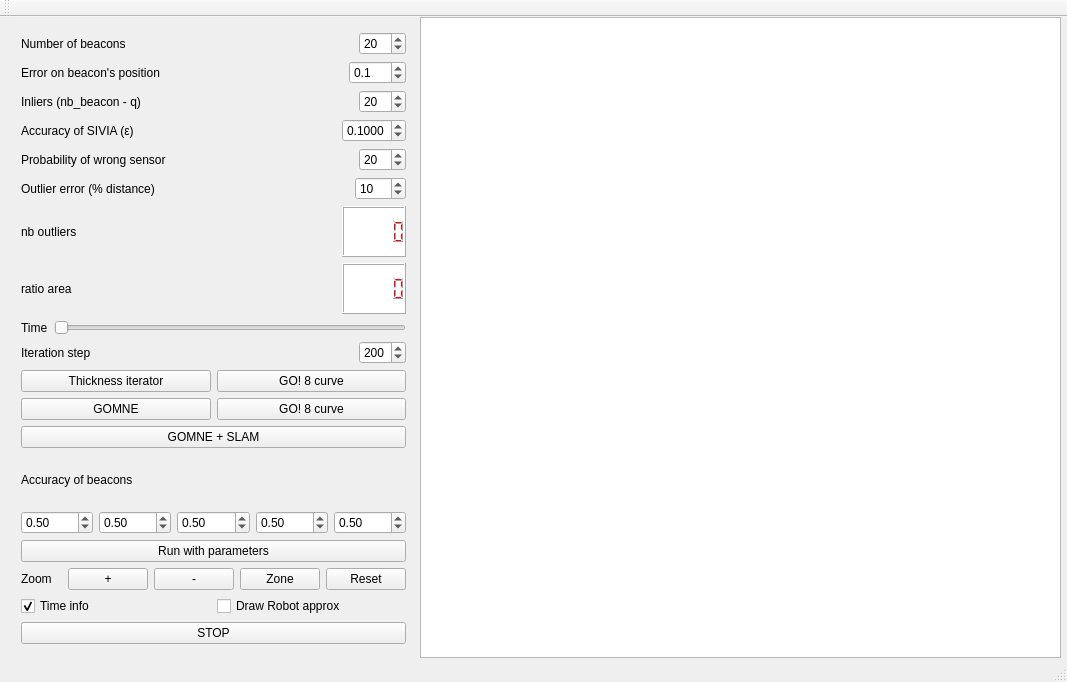
<?xml version="1.0" encoding="UTF-8"?>
<ui version="4.0">
 <class>MainWindow</class>
 <widget class="QMainWindow" name="MainWindow">
  <property name="geometry">
   <rect>
    <x>0</x>
    <y>0</y>
    <width>1067</width>
    <height>682</height>
   </rect>
  </property>
  <property name="windowTitle">
   <string>MainWindow</string>
  </property>
  <widget class="QWidget" name="centralWidget">
   <widget class="QWidget" name="verticalLayoutWidget">
    <property name="geometry">
     <rect>
      <x>10</x>
      <y>4</y>
      <width>407</width>
      <height>634</height>
     </rect>
    </property>
    <layout class="QVBoxLayout" name="verticalLayout">
     <property name="spacing">
      <number>6</number>
     </property>
     <item>
      <layout class="QHBoxLayout" name="horizontalLayout_2">
       <item>
        <widget class="QLabel" name="label_Epsilon_7">
         <property name="text">
          <string>Number of beacons</string>
         </property>
        </widget>
       </item>
       <item>
        <spacer name="horizontalSpacer_4">
         <property name="orientation">
          <enum>Qt::Horizontal</enum>
         </property>
         <property name="sizeHint" stdset="0">
          <size>
           <width>40</width>
           <height>20</height>
          </size>
         </property>
        </spacer>
       </item>
       <item>
        <widget class="QSpinBox" name="BeaconSpinBox">
         <property name="minimum">
          <number>2</number>
         </property>
         <property name="maximum">
          <number>100</number>
         </property>
         <property name="value">
          <number>20</number>
         </property>
        </widget>
       </item>
      </layout>
     </item>
     <item>
      <layout class="QHBoxLayout" name="horizontalLayout_14">
       <item>
        <widget class="QLabel" name="label_Epsilon_11">
         <property name="text">
          <string>Error on beacon's position</string>
         </property>
        </widget>
       </item>
       <item>
        <spacer name="horizontalSpacer_8">
         <property name="orientation">
          <enum>Qt::Horizontal</enum>
         </property>
         <property name="sizeHint" stdset="0">
          <size>
           <width>40</width>
           <height>20</height>
          </size>
         </property>
        </spacer>
       </item>
       <item>
        <widget class="QDoubleSpinBox" name="BeaconPosSpinBox">
         <property name="locale">
          <locale language="English" country="UnitedStates"/>
         </property>
         <property name="decimals">
          <number>1</number>
         </property>
         <property name="minimum">
          <double>0.000000000000000</double>
         </property>
         <property name="maximum">
          <double>100.000000000000000</double>
         </property>
         <property name="singleStep">
          <double>0.100000000000000</double>
         </property>
         <property name="value">
          <double>0.100000000000000</double>
         </property>
        </widget>
       </item>
      </layout>
     </item>
     <item>
      <layout class="QHBoxLayout" name="horizontalLayout_5">
       <item>
        <widget class="QLabel" name="label_Epsilon_2">
         <property name="text">
          <string>Inliers (nb_beacon - q)</string>
         </property>
        </widget>
       </item>
       <item>
        <spacer name="horizontalSpacer">
         <property name="orientation">
          <enum>Qt::Horizontal</enum>
         </property>
         <property name="sizeHint" stdset="0">
          <size>
           <width>40</width>
           <height>20</height>
          </size>
         </property>
        </spacer>
       </item>
       <item>
        <widget class="QSpinBox" name="InterSpinBox">
         <property name="minimum">
          <number>1</number>
         </property>
         <property name="maximum">
          <number>100</number>
         </property>
         <property name="value">
          <number>20</number>
         </property>
        </widget>
       </item>
      </layout>
     </item>
     <item>
      <layout class="QHBoxLayout" name="horizontalLayout_6">
       <item>
        <widget class="QLabel" name="label_Epsilon">
         <property name="text">
          <string>Accuracy of SIVIA (ε)</string>
         </property>
        </widget>
       </item>
       <item>
        <spacer name="horizontalSpacer_2">
         <property name="orientation">
          <enum>Qt::Horizontal</enum>
         </property>
         <property name="sizeHint" stdset="0">
          <size>
           <width>40</width>
           <height>20</height>
          </size>
         </property>
        </spacer>
       </item>
       <item>
        <widget class="QDoubleSpinBox" name="EpsilonSpinBox">
         <property name="locale">
          <locale language="English" country="UnitedStates"/>
         </property>
         <property name="decimals">
          <number>4</number>
         </property>
         <property name="minimum">
          <double>0.010000000000000</double>
         </property>
         <property name="maximum">
          <double>1.000000000000000</double>
         </property>
         <property name="singleStep">
          <double>0.010000000000000</double>
         </property>
         <property name="value">
          <double>0.100000000000000</double>
         </property>
        </widget>
       </item>
      </layout>
     </item>
     <item>
      <layout class="QHBoxLayout" name="horizontalLayout_11">
       <item>
        <widget class="QLabel" name="label_Epsilon_9">
         <property name="text">
          <string>Probability of wrong sensor</string>
         </property>
        </widget>
       </item>
       <item>
        <spacer name="horizontalSpacer_6">
         <property name="orientation">
          <enum>Qt::Horizontal</enum>
         </property>
         <property name="sizeHint" stdset="0">
          <size>
           <width>40</width>
           <height>20</height>
          </size>
         </property>
        </spacer>
       </item>
       <item>
        <widget class="QDoubleSpinBox" name="probsensorisfalseSpinBox">
         <property name="locale">
          <locale language="English" country="UnitedStates"/>
         </property>
         <property name="decimals">
          <number>0</number>
         </property>
         <property name="minimum">
          <double>0.000000000000000</double>
         </property>
         <property name="maximum">
          <double>100.000000000000000</double>
         </property>
         <property name="singleStep">
          <double>1.000000000000000</double>
         </property>
         <property name="value">
          <double>20.000000000000000</double>
         </property>
        </widget>
       </item>
      </layout>
     </item>
     <item>
      <layout class="QHBoxLayout" name="horizontalLayout_10">
       <item>
        <widget class="QLabel" name="label_Epsilon_6">
         <property name="text">
          <string>Outlier error (% distance)</string>
         </property>
        </widget>
       </item>
       <item>
        <spacer name="horizontalSpacer_3">
         <property name="orientation">
          <enum>Qt::Horizontal</enum>
         </property>
         <property name="sizeHint" stdset="0">
          <size>
           <width>40</width>
           <height>20</height>
          </size>
         </property>
        </spacer>
       </item>
       <item>
        <widget class="QDoubleSpinBox" name="errorOutlierSpinBox">
         <property name="locale">
          <locale language="English" country="UnitedStates"/>
         </property>
         <property name="decimals">
          <number>0</number>
         </property>
         <property name="minimum">
          <double>-100.000000000000000</double>
         </property>
         <property name="maximum">
          <double>100.000000000000000</double>
         </property>
         <property name="singleStep">
          <double>1.000000000000000</double>
         </property>
         <property name="value">
          <double>10.000000000000000</double>
         </property>
        </widget>
       </item>
      </layout>
     </item>
     <item>
      <layout class="QHBoxLayout" name="horizontalLayout_9">
       <item>
        <widget class="QLabel" name="label_Epsilon_8">
         <property name="text">
          <string>nb outliers</string>
         </property>
        </widget>
       </item>
       <item>
        <spacer name="horizontalSpacer_5">
         <property name="orientation">
          <enum>Qt::Horizontal</enum>
         </property>
         <property name="sizeHint" stdset="0">
          <size>
           <width>40</width>
           <height>20</height>
          </size>
         </property>
        </spacer>
       </item>
       <item>
        <widget class="QLCDNumber" name="nbOutlierlcd">
         <property name="styleSheet">
          <string notr="true">QLCDNumber{
    color: rgb(255, 0, 0);    
    background-color: rgb(255, 255, 255);
}</string>
         </property>
         <property name="smallDecimalPoint">
          <bool>false</bool>
         </property>
        </widget>
       </item>
      </layout>
     </item>
     <item>
      <layout class="QHBoxLayout" name="horizontalLayout_15">
       <item>
        <widget class="QLabel" name="label_Epsilon_12">
         <property name="text">
          <string>ratio area</string>
         </property>
        </widget>
       </item>
       <item>
        <spacer name="horizontalSpacer_9">
         <property name="orientation">
          <enum>Qt::Horizontal</enum>
         </property>
         <property name="sizeHint" stdset="0">
          <size>
           <width>40</width>
           <height>20</height>
          </size>
         </property>
        </spacer>
       </item>
       <item>
        <widget class="QLCDNumber" name="ratio_area_lcd">
         <property name="styleSheet">
          <string notr="true">QLCDNumber{
    color: rgb(255, 0, 0);    
    background-color: rgb(255, 255, 255);
}</string>
         </property>
         <property name="smallDecimalPoint">
          <bool>false</bool>
         </property>
        </widget>
       </item>
      </layout>
     </item>
     <item>
      <layout class="QHBoxLayout" name="horizontalLayout_8">
       <item>
        <widget class="QLabel" name="label_Epsilon_5">
         <property name="text">
          <string>Time</string>
         </property>
        </widget>
       </item>
       <item>
        <widget class="QSlider" name="TSlider">
         <property name="maximum">
          <number>6500</number>
         </property>
         <property name="singleStep">
          <number>100</number>
         </property>
         <property name="orientation">
          <enum>Qt::Horizontal</enum>
         </property>
        </widget>
       </item>
      </layout>
     </item>
     <item>
      <layout class="QHBoxLayout" name="horizontalLayout_13">
       <item>
        <widget class="QLabel" name="label_Epsilon_10">
         <property name="text">
          <string>Iteration step</string>
         </property>
        </widget>
       </item>
       <item>
        <spacer name="horizontalSpacer_7">
         <property name="orientation">
          <enum>Qt::Horizontal</enum>
         </property>
         <property name="sizeHint" stdset="0">
          <size>
           <width>40</width>
           <height>20</height>
          </size>
         </property>
        </spacer>
       </item>
       <item>
        <widget class="QDoubleSpinBox" name="step_SpinBox">
         <property name="locale">
          <locale language="English" country="UnitedStates"/>
         </property>
         <property name="decimals">
          <number>0</number>
         </property>
         <property name="minimum">
          <double>0.000000000000000</double>
         </property>
         <property name="maximum">
          <double>500.000000000000000</double>
         </property>
         <property name="singleStep">
          <double>1.000000000000000</double>
         </property>
         <property name="value">
          <double>200.000000000000000</double>
         </property>
        </widget>
       </item>
      </layout>
     </item>
     <item>
      <layout class="QHBoxLayout" name="horizontalLayout_4">
       <item>
        <layout class="QVBoxLayout" name="verticalLayout_2">
         <item>
          <widget class="QPushButton" name="ButtonFindSol">
           <property name="text">
            <string>Thickness iterator</string>
           </property>
          </widget>
         </item>
         <item>
          <widget class="QPushButton" name="ButtonGOMNE">
           <property name="text">
            <string>GOMNE</string>
           </property>
          </widget>
         </item>
        </layout>
       </item>
       <item>
        <layout class="QVBoxLayout" name="verticalLayout_3">
         <item>
          <widget class="QPushButton" name="Tplot">
           <property name="text">
            <string>GO! 8 curve</string>
           </property>
          </widget>
         </item>
         <item>
          <widget class="QPushButton" name="Tplot_2">
           <property name="text">
            <string>GO! 8 curve</string>
           </property>
          </widget>
         </item>
        </layout>
       </item>
      </layout>
     </item>
     <item>
      <widget class="QPushButton" name="ButtonGOMNE_SLAM">
       <property name="text">
        <string>GOMNE + SLAM</string>
       </property>
      </widget>
     </item>
     <item>
      <layout class="QHBoxLayout" name="horizontalLayout_7">
       <item>
        <widget class="QLabel" name="label_Epsilon_3">
         <property name="text">
          <string>Accuracy of beacons</string>
         </property>
        </widget>
       </item>
      </layout>
     </item>
     <item>
      <layout class="QHBoxLayout" name="horizontalLayout">
       <item>
        <widget class="QDoubleSpinBox" name="ErrSpinBox_1">
         <property name="locale">
          <locale language="English" country="UnitedStates"/>
         </property>
         <property name="decimals">
          <number>2</number>
         </property>
         <property name="minimum">
          <double>0.000000000000000</double>
         </property>
         <property name="maximum">
          <double>10.000000000000000</double>
         </property>
         <property name="singleStep">
          <double>0.050000000000000</double>
         </property>
         <property name="value">
          <double>0.500000000000000</double>
         </property>
        </widget>
       </item>
       <item>
        <widget class="QDoubleSpinBox" name="ErrSpinBox_2">
         <property name="locale">
          <locale language="English" country="UnitedStates"/>
         </property>
         <property name="decimals">
          <number>2</number>
         </property>
         <property name="minimum">
          <double>0.000000000000000</double>
         </property>
         <property name="maximum">
          <double>10.000000000000000</double>
         </property>
         <property name="singleStep">
          <double>0.050000000000000</double>
         </property>
         <property name="value">
          <double>0.500000000000000</double>
         </property>
        </widget>
       </item>
       <item>
        <widget class="QDoubleSpinBox" name="ErrSpinBox_3">
         <property name="locale">
          <locale language="English" country="UnitedStates"/>
         </property>
         <property name="decimals">
          <number>2</number>
         </property>
         <property name="minimum">
          <double>0.000000000000000</double>
         </property>
         <property name="maximum">
          <double>10.000000000000000</double>
         </property>
         <property name="singleStep">
          <double>0.050000000000000</double>
         </property>
         <property name="value">
          <double>0.500000000000000</double>
         </property>
        </widget>
       </item>
       <item>
        <widget class="QDoubleSpinBox" name="ErrSpinBox_4">
         <property name="locale">
          <locale language="English" country="UnitedStates"/>
         </property>
         <property name="decimals">
          <number>2</number>
         </property>
         <property name="minimum">
          <double>0.000000000000000</double>
         </property>
         <property name="maximum">
          <double>10.000000000000000</double>
         </property>
         <property name="singleStep">
          <double>0.050000000000000</double>
         </property>
         <property name="value">
          <double>0.500000000000000</double>
         </property>
        </widget>
       </item>
       <item>
        <widget class="QDoubleSpinBox" name="ErrSpinBox_5">
         <property name="locale">
          <locale language="English" country="UnitedStates"/>
         </property>
         <property name="decimals">
          <number>2</number>
         </property>
         <property name="minimum">
          <double>0.000000000000000</double>
         </property>
         <property name="maximum">
          <double>10.000000000000000</double>
         </property>
         <property name="singleStep">
          <double>0.050000000000000</double>
         </property>
         <property name="value">
          <double>0.500000000000000</double>
         </property>
        </widget>
       </item>
      </layout>
     </item>
     <item>
      <widget class="QPushButton" name="ButtonStartParam">
       <property name="text">
        <string>Run with parameters</string>
       </property>
      </widget>
     </item>
     <item>
      <layout class="QHBoxLayout" name="horizontalLayout_3">
       <item>
        <widget class="QLabel" name="label_Epsilon_4">
         <property name="text">
          <string>Zoom</string>
         </property>
        </widget>
       </item>
       <item>
        <widget class="QPushButton" name="Zoomplus">
         <property name="text">
          <string>+</string>
         </property>
        </widget>
       </item>
       <item>
        <widget class="QPushButton" name="Zoomminus">
         <property name="text">
          <string>-</string>
         </property>
        </widget>
       </item>
       <item>
        <widget class="QPushButton" name="ZoomZone">
         <property name="text">
          <string>Zone</string>
         </property>
        </widget>
       </item>
       <item>
        <widget class="QPushButton" name="ZoomReset">
         <property name="text">
          <string>Reset</string>
         </property>
        </widget>
       </item>
      </layout>
     </item>
     <item>
      <layout class="QHBoxLayout" name="horizontalLayout_12">
       <item>
        <widget class="QCheckBox" name="checkBox">
         <property name="text">
          <string>Time info</string>
         </property>
         <property name="checked">
          <bool>true</bool>
         </property>
        </widget>
       </item>
       <item>
        <widget class="QCheckBox" name="DrawRobotApproxcheckBox">
         <property name="enabled">
          <bool>true</bool>
         </property>
         <property name="text">
          <string>Draw Robot approx</string>
         </property>
         <property name="checked">
          <bool>false</bool>
         </property>
        </widget>
       </item>
      </layout>
     </item>
     <item>
      <widget class="QPushButton" name="StopSimu">
       <property name="text">
        <string>STOP</string>
       </property>
      </widget>
     </item>
    </layout>
   </widget>
   <widget class="QGraphicsView" name="graphicsView">
    <property name="geometry">
     <rect>
      <x>420</x>
      <y>0</y>
      <width>641</width>
      <height>641</height>
     </rect>
    </property>
    <property name="verticalScrollBarPolicy">
     <enum>Qt::ScrollBarAlwaysOff</enum>
    </property>
    <property name="horizontalScrollBarPolicy">
     <enum>Qt::ScrollBarAlwaysOff</enum>
    </property>
   </widget>
  </widget>
  <widget class="QMenuBar" name="menuBar">
   <property name="geometry">
    <rect>
     <x>0</x>
     <y>0</y>
     <width>1067</width>
     <height>25</height>
    </rect>
   </property>
  </widget>
  <widget class="QToolBar" name="mainToolBar">
   <attribute name="toolBarArea">
    <enum>TopToolBarArea</enum>
   </attribute>
   <attribute name="toolBarBreak">
    <bool>false</bool>
   </attribute>
  </widget>
  <widget class="QStatusBar" name="statusBar"/>
 </widget>
 <layoutdefault spacing="6" margin="11"/>
 <resources/>
 <connections/>
</ui>
